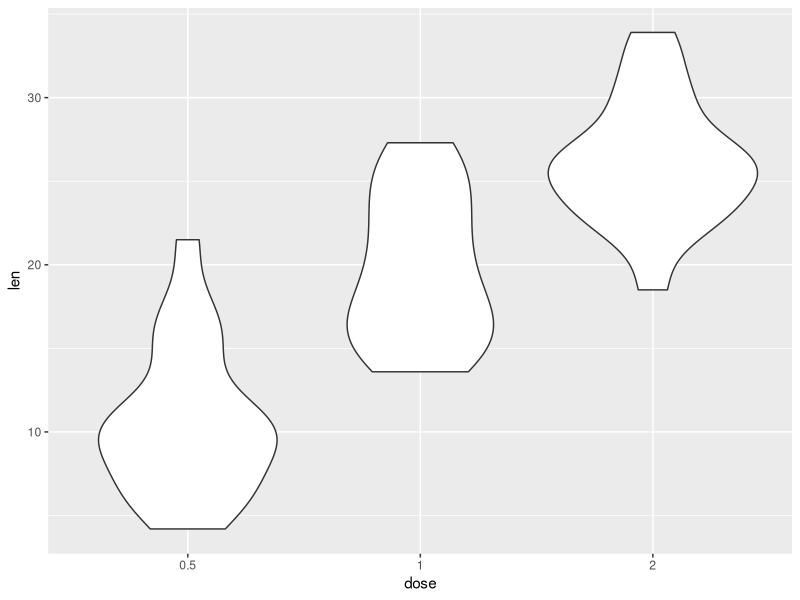
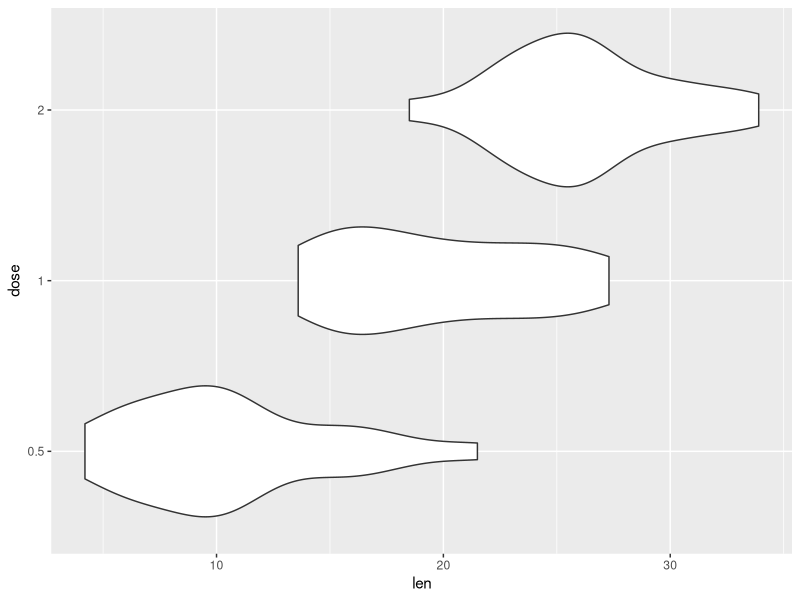
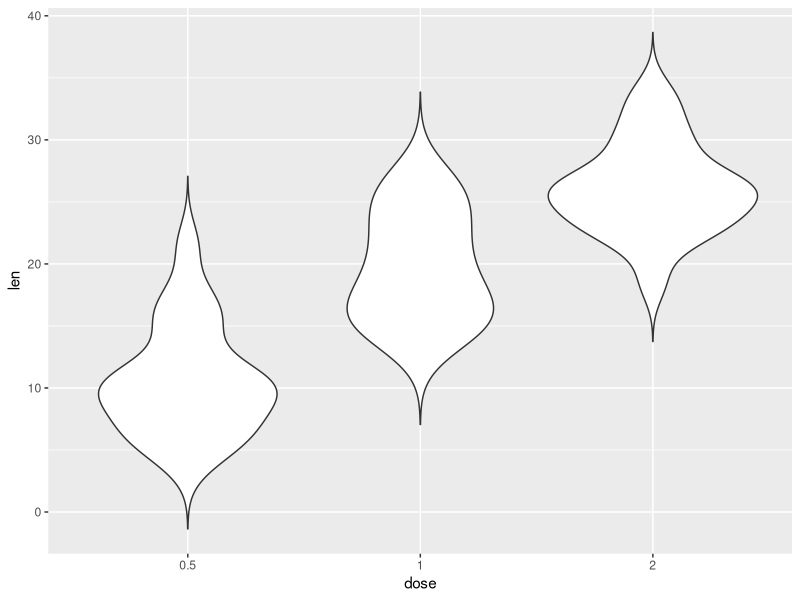
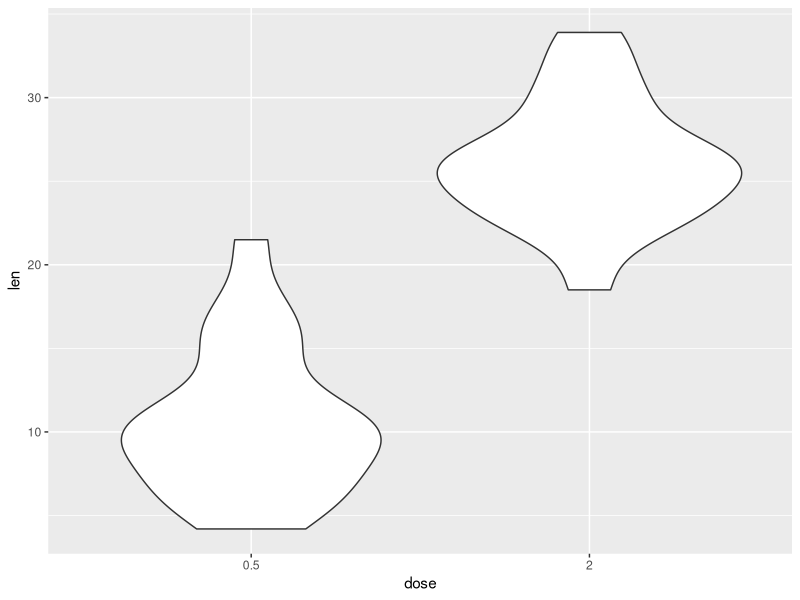

Write the R code that produced these figures, in order. (Note: this script raises an error after producing the figures.)
#install.packages("ggplot2")
#install.packages("Hmisc")

library ("ggplot2")
library ("Hmisc")

ToothGrowth$dose<- as.factor(ToothGrowth$dose)
head (ToothGrowth)

p <- ggplot (ToothGrowth, aes(x=dose, y=len)) + geom_violin()
p
p + coord_flip()

ggplot(ToothGrowth, aes (x=dose, y=len)) + geom_violin(trim=FALSE)
p + scale_x_discrete(limits=c("0.5","2"))

stat_summary()

p + stat_summary(fun, y = mean, geom = "point", shape = 23, size =2)

p + stat_summary(fun, y = medan, geom = "point", size = 2, color = "red")

p + geom_boxplot (width= 0.1)

p <- ggplot (ToothGrowth, aes(x=dose, y=len)) + geom_violin(trim = FALSE)
P + stat_summary(fun.data = "mean_sdl", mult=1, geom = "crossbar", width = 0.2)
p + stat_summary (fun.data="mean_sdl", mult = 1, geom="pointrange", color = "red")

data_summary <- function (x){
  m <- mean (x)
  ymin <- m-sd(x)
  ymax <- m+sd (x)
  return(c(y=m, ymin=ymin, ymax=ymax))
}

p + stat_summary(fun, data = data_summary)

p + geom_point (binaxis = 'y', stackdir = 'center', dotsize = 1)

p + geom_jitter (shape=16, position = position_jitter(0.2))

p <- ggplot (ToothGrowth, aes (x=dose, y = len, color = dose)) + geom_violin(trim=FALSE)

p

p + scale_color_manual(values = c ("#999999", "#E69f00","#56B4E9"))

P + scale_color_brewer(pallete="Dark2")

p + scale_color_grey() + theme_classic ()


ggplot(ToothGrowth, aes(x=dose, y=len)) + geom_violin(trim=FALSE, fill = 'yellow', color = "darkred")+ geom_boxplot(width=0.1) + theme_minimal ()

p <- ggplot (ToothGrowth, aes(x=dose, y = len, fill=dose))


p + theme(legend.position = "top")
p + theme(legend.position = "bottom")
p + theme(legend.position = "none")

p + scale_x_discrete(limits=c("2", "0.5", "1"))

ggplot (ToothGrowth, aes(x=dose, y=len, fill=supp)) + geom_violin()
p <- ggplot(ToothGrowth, aes(x=dose, y=len, fill=supp)) + geom_violin (position=position_dodge(1))
p
p + geom_dotplot (binaxis = 'y', )
